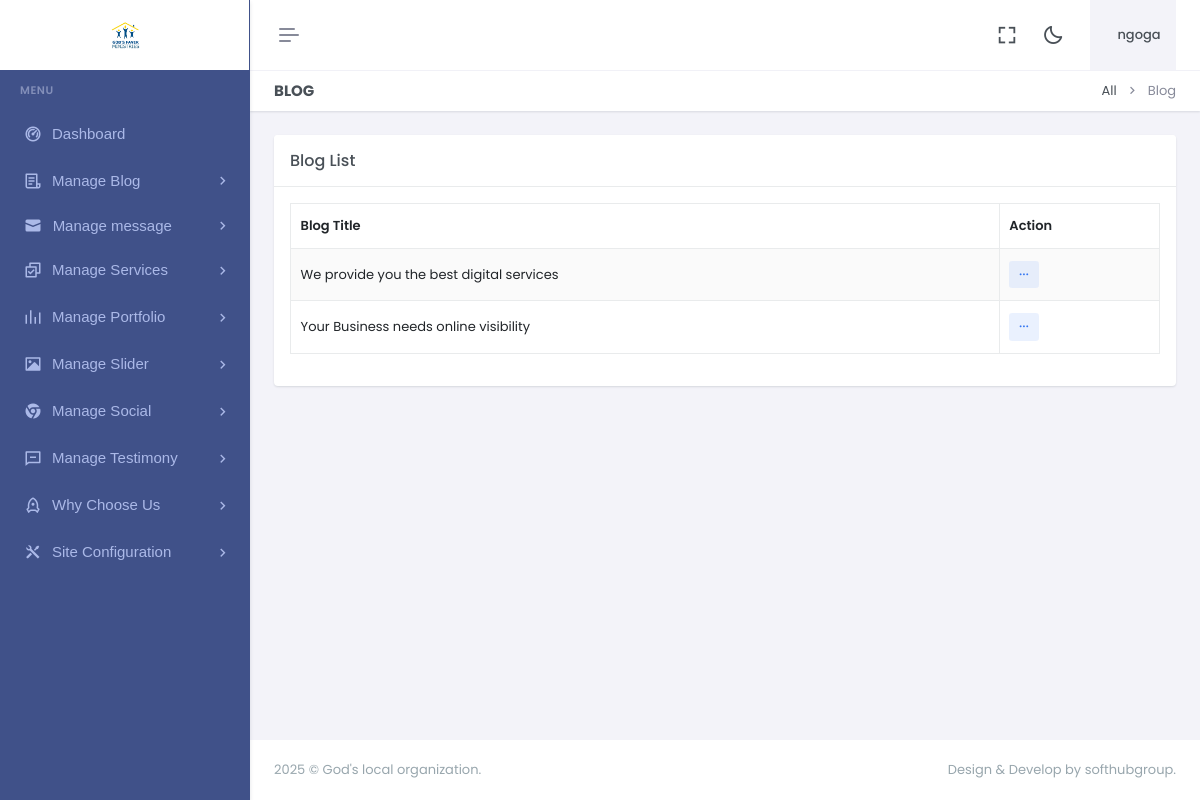
The page /dashboard/bloglist.php (signed in) on the database its author committed.
### tables this page shows
CREATE TABLE `logo` (
  `id` int(11) NOT NULL,
  `xfile` varchar(1000) NOT NULL,
  `ufile` varchar(1000) NOT NULL,
  `updated_at` timestamp NOT NULL DEFAULT current_timestamp() ON UPDATE current_timestamp()
);

CREATE TABLE `blog` (
  `id` int(11) NOT NULL,
  `blog_title` varchar(300) NOT NULL,
  `blog_desc` varchar(300) NOT NULL,
  `blog_detail` varchar(2000) NOT NULL,
  `ufile` varchar(1000) NOT NULL,
  `updated_at` timestamp NOT NULL DEFAULT current_timestamp() ON UPDATE current_timestamp()
);

### dashboard/bloglist.php (the view)
<?php include"header.php";?>
<?php include"sidebar.php";?>
<div class="main-content">
 <div class="page-content">
       <div class="container-fluid">
                    <div class="row">
                        <div class="col-12">
                            <div class="page-title-box d-sm-flex align-items-center justify-content-between">
                                <h4 class="mb-sm-0">Blog</h4>
                                <div class="page-title-right">
                                    <ol class="breadcrumb m-0">
                                        <li class="breadcrumb-item"><a href="javascript: void(0);">All</a></li>
                                        <li class="breadcrumb-item active">Blog</li>
                                    </ol>
                                </div>
                            </div>
                        </div>
                    </div>
                    <div class="row">
                        <div class="col-lg-12">
                            <div class="card">
                                <div class="card-header">
                                    <h5 class="card-title mb-0">Blog List</h5>
                                </div>
                                <div class="card-body">
                                    <table id="example" class="table table-bordered dt-responsive nowrap table-striped align-middle" style="width:100%">
                                        <thead>
                                            <tr>
                                                <th data-ordering="false">Blog Title</th>
                                                <th>Action</th>
                                            </tr>
                                        </thead>
                                        <tbody>
                                        <?php
				   $q="SELECT * FROM  blog ORDER BY id DESC";
 $r123 = mysqli_query($con,$q);
while($ro = mysqli_fetch_array($r123))
{
	$id="$ro[id]";
	$blog_title="$ro[blog_title]";
  print "<tr>
				  <td>
				  $blog_title
				  </td>
          <td>
                                                    <div class='dropdown d-inline-block'>
                                                        <button class='btn btn-soft-secondary btn-sm dropdown' type='button' data-bs-toggle='dropdown' aria-expanded='false'>
                                                            <i class='ri-more-fill align-middle'></i>
                                                        </button>
                                                        <ul class='dropdown-menu dropdown-menu-end'>
                                                            <li><a href='editblog.php?id=$id' class='dropdown-item edit-item-btn'><i class='ri-pencil-fill align-bottom me-2 text-muted'></i> Edit</a></li>
                                                            <li>
                                                                <a href='deleteblog.php?id=$id' class='dropdown-item remove-item-btn'>
                                                                    <i class='ri-delete-bin-fill align-bottom me-2 text-muted'></i> Delete
                                                                </a>
                                                            </li>
                                                        </ul>
                                                    </div>
                                                </td>
				  </tr>";
  }
  ?>
                                        </tbody>
                                    </table>
                                </div>
                            </div>
                        </div>
                    </div>
                </div>
            </div>
            <?php include"footer.php";?>

### dashboard/sidebar.php (shortened to what this page needs)
<?php
include"../z_db.php";
?>
<div class="app-menu navbar-menu">
  <div class="navbar-brand-box bg-white">
<?php
    $rr=mysqli_query($con,"SELECT ufile FROM logo");
$r = mysqli_fetch_row($rr);
$ufile = $r[0];
?>
    <a href="dashboard" class="logo logo-light">
      <span class="logo-lg">
        <img src="uploads/logo/<?php print $ufile?>" alt="" height="30">
      </span>
    </a>
  </div>
  <div id="scrollbar">
    <div class="container-fluid">
      <ul class="navbar-nav" id="navbar-nav">
        <li class="menu-title"><span data-key="t-menu">Menu</span></li>
        <li class="nav-item">
                <a href="dashboard" class="nav-link" data-key="t-analytics">  <i class="ri-dashboard-2-line"></i> <span data-key="t-dashboards"> Dashboard </span></a>
              </li>
              <li class="nav-item">
                            <a class="nav-link menu-link" href="#sidebarB" data-bs-toggle="collapse" role="button" aria-expanded="true" aria-controls="sidebarLanding">
                                <i class="ri-file-list-3-line"></i> <span data-key="t-landing">Manage Blog</span>
                            </a>
                        </li>
                        <li class="nav-item">
                            <a class="nav-link menu-link" href="#sidebarM" data-bs-toggle="collapse" role="button" aria-expanded="true" aria-controls="sidebarLanding">
                            <svg xmlns="http://www.w3.org/2000/svg" width="1em" height="1em" viewBox="0 0 20 20">
                                <path fill="currentColor" d="M0 8v8a2 2 0 0 0 2 2h16a2 2 0 0 0 2-2V8l-10 4z"/>
                                <path fill="currentColor" d="M2 2a2 2 0 0 0-2 2v2l10 4l10-4V4a2 2 0 0 0-2-2z"/></svg> <span data-key="t-landing">Manage message</span>
                            </a>
                        </li>
              <li class="nav-item">
                            <a class="nav-link menu-link" href="#sidebarLanding" data-bs-toggle="collapse" role="button" aria-expanded="true" aria-controls="sidebarLanding">
                                <i class="ri-checkbox-multiple-line"></i> <span data-key="t-landing">Manage Services</span>
                            </a>
                        </li>
                        <li class="nav-item">
                            <a class="nav-link menu-link" href="#sidebarPot" data-bs-toggle="collapse" role="button" aria-expanded="true" aria-controls="sidebarLanding">
                                <i class="ri-rhythm-fill"></i> <span data-key="t-landing">Manage Portfolio</span>
                            </a>
                        </li>
                        <li class="nav-item">
                            <a class="nav-link menu-link" href="#sidebarSl" data-bs-toggle="collapse" role="button" aria-expanded="true" aria-controls="sidebarLanding">
                                <i class="ri-image-fill"></i> <span data-key="t-landing">Manage Slider</span>
                            </a>
                        </li>
                        <li class="nav-item">
                            <a class="nav-link menu-link" href="#sidebarX" data-bs-toggle="collapse" role="button" aria-expanded="true" aria-controls="sidebarLanding">
                                <i class="ri-chrome-fill"></i> <span data-key="t-landing">Manage Social</span>
                            </a>
                        </li>
                        <li class="nav-item">
                            <a class="nav-link menu-link" href="#sidebarT" data-bs-toggle="collapse" role="button" aria-expanded="true" aria-controls="sidebarLanding">
                                <i class="ri-message-line"></i> <span data-key="t-landing">Manage Testimony</span>
                            </a>
                        </li>
                        <li class="nav-item">
                            <a class="nav-link menu-link" href="#sidebarW" data-bs-toggle="collapse" role="button" aria-expanded="true" aria-controls="sidebarLanding">
                                <i class="ri-rocket-line"></i> <span data-key="t-landing"> Why Choose Us</span>
                            </a>
                        </li>
                        <li class="nav-item">
                            <a class="nav-link menu-link" href="#sidebarK" data-bs-toggle="collapse" role="button" aria-expanded="true" aria-controls="sidebarLanding">
                                <i class="ri-tools-fill"></i> <span data-key="t-landing"> Site Configuration </span>
                            </a>
                        </li>
      </ul>
    </div>
  </div>
  <div class="sidebar-background"></div>
</div>

### rows shown on the page
logo: ufile (picture)
blog: blog_title "We provide you the best digital services"
blog: blog_title "Your Business needs online visibility"

### other values the page prints
$username "ngoga"
